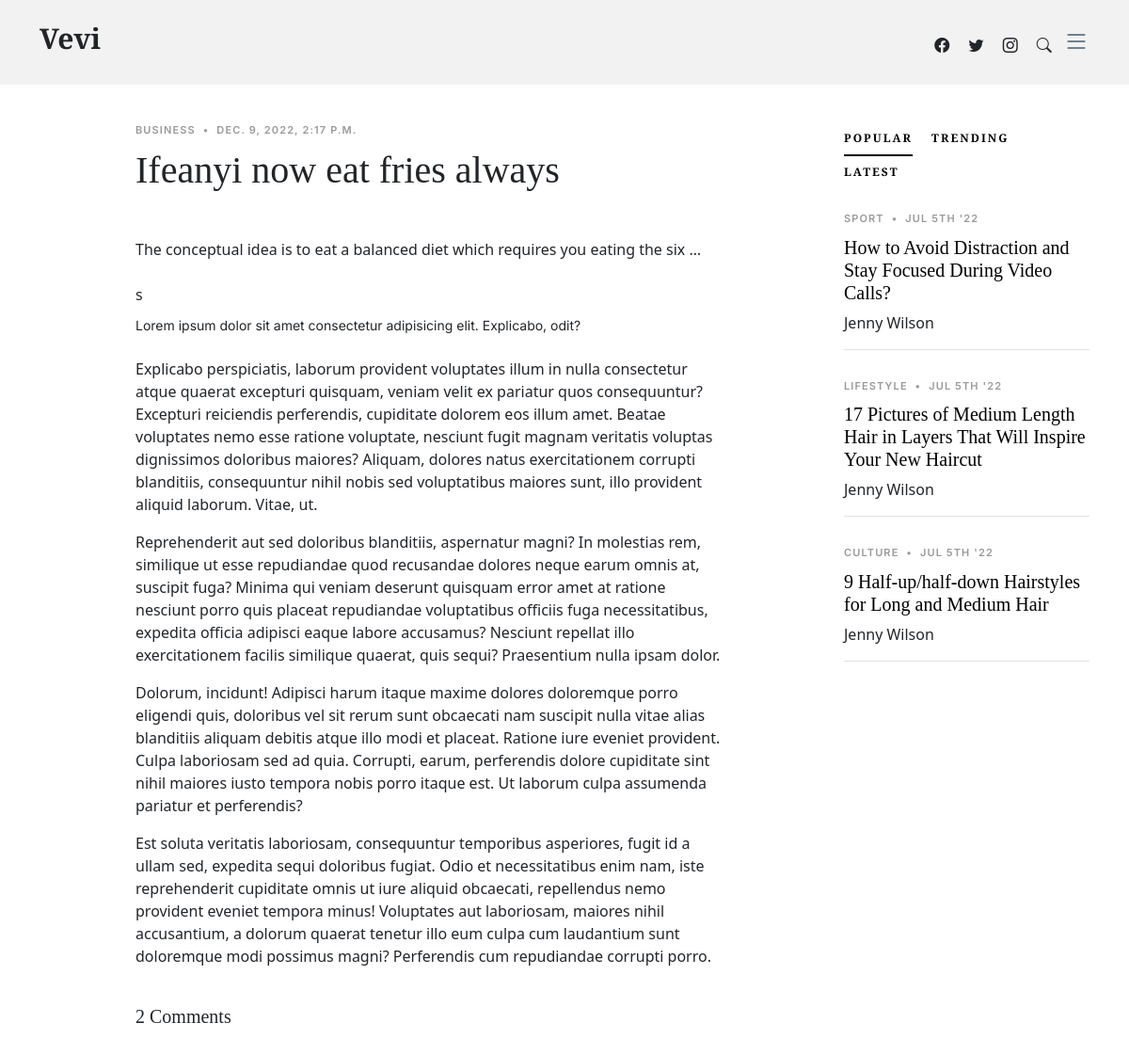
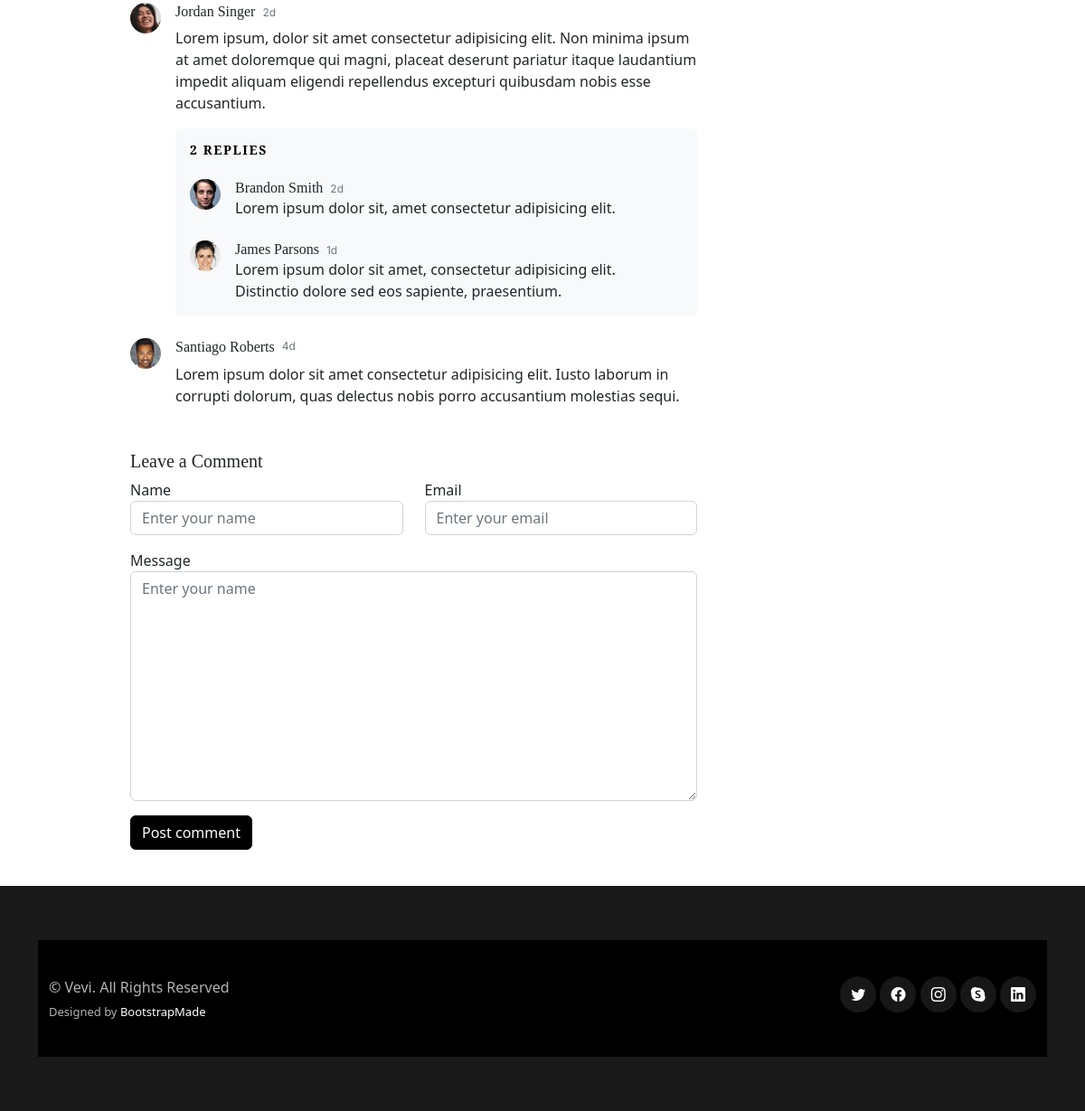
/post/1, run on the app's committed database (2 pictures, top to bottom).
### blogger/models.py (models this page shows, shortened)
class Blog(models.Model):
    title = models.CharField(max_length=100)
    content = models.TextField()
    author = models.ForeignKey(User, on_delete=models.CASCADE, null=True)
    created_at = models.DateTimeField(default=datetime.now, blank=True)

### blogger/views.py (the view)
# urls.py: path('post/<str:pk>', BlogDetailView.as_view(), name='blogger-detail'),
class BlogDetailView(DetailView):
    model = Blog

### blogger/templates/blogger/blog_detail.html (shortened to what this page needs)
{% load static %}
<!DOCTYPE html>
<html lang="en">
<head>
  <link href="{% static 'assets/vendor/bootstrap/css/bootstrap.min.css' %}" rel="stylesheet">
  <link href="{% static 'assets/vendor/bootstrap-icons/bootstrap-icons.css' %}" rel="stylesheet">
  <link href="{% static 'assets/vendor/swiper/swiper-bundle.min.css' %}" rel="stylesheet">
  <link href="{% static 'assets/vendor/glightbox/css/glightbox.min.css' %}" rel="stylesheet">
  <link href="{% static 'assets/vendor/aos/aos.css' %}" rel="stylesheet">
  <link href="{% static 'assets/css/variables.css' %}" rel="stylesheet">
  <link href="{% static 'assets/css/main.css' %}" rel="stylesheet">
</head>
<body>
  <header id="header" class="header d-flex align-items-center fixed-top">
    <div class="container-fluid container-xl d-flex align-items-center justify-content-between">
      <a href="index.html" class="logo d-flex align-items-center">
        <h1>Vevi</h1>
      </a>
      <div class="position-relative">
        <a href="#" class="mx-2"><span class="bi-facebook"></span></a>
        <a href="#" class="mx-2"><span class="bi-twitter"></span></a>
        <a href="#" class="mx-2"><span class="bi-instagram"></span></a>
        <a href="#" class="mx-2 js-search-open"><span class="bi-search"></span></a>
        <i class="bi bi-list mobile-nav-toggle"></i>
      </div>
    </div>
  </header>
  <main id="main">
    <section class="single-post-content">
      <div class="container">
        <div class="row">
          <div class="col-md-9 post-content" data-aos="fade-up">
            <div class="single-post">
              <div class="post-meta"><span class="date">Business</span> <span class="mx-1">&bullet;</span> <span>{{object.created_at}}</span></div>
              <h1 class="mb-5">{{object.title}}</h1>
              <p>{{ object.content | truncatewords:15}}</p>
              <figure class="my-4">
                <img src="{{object.image.url}}" alt="" class="img-fluid">s
                <figcaption>Lorem ipsum dolor sit amet consectetur adipisicing elit. Explicabo, odit? </figcaption>
              </figure>
              <p>Explicabo perspiciatis, laborum provident voluptates illum in nulla consectetur atque quaerat excepturi quisquam, veniam velit ex pariatur quos consequuntur? Excepturi reiciendis perferendis, cupiditate dolorem eos illum amet. Beatae voluptates nemo esse ratione voluptate, nesciunt fugit magnam veritatis voluptas dignissimos doloribus maiores? Aliquam, dolores natus exercitationem corrupti blanditiis, consequuntur nihil nobis sed voluptatibus maiores sunt, illo provident aliquid laborum. Vitae, ut.</p>
              <p>Reprehenderit aut sed doloribus blanditiis, aspernatur magni? In molestias rem, similique ut esse repudiandae quod recusandae dolores neque earum omnis at, suscipit fuga? Minima qui veniam deserunt quisquam error amet at ratione nesciunt porro quis placeat repudiandae voluptatibus officiis fuga necessitatibus, expedita officia adipisci eaque labore accusamus? Nesciunt repellat illo exercitationem facilis similique quaerat, quis sequi? Praesentium nulla ipsam dolor.</p>
              <p>Dolorum, incidunt! Adipisci harum itaque maxime dolores doloremque porro eligendi quis, doloribus vel sit rerum sunt obcaecati nam suscipit nulla vitae alias blanditiis aliquam debitis atque illo modi et placeat. Ratione iure eveniet provident. Culpa laboriosam sed ad quia. Corrupti, earum, perferendis dolore cupiditate sint nihil maiores iusto tempora nobis porro itaque est. Ut laborum culpa assumenda pariatur et perferendis?</p>
              <p>Est soluta veritatis laboriosam, consequuntur temporibus asperiores, fugit id a ullam sed, expedita sequi doloribus fugiat. Odio et necessitatibus enim nam, iste reprehenderit cupiditate omnis ut iure aliquid obcaecati, repellendus nemo provident eveniet tempora minus! Voluptates aut laboriosam, maiores nihil accusantium, a dolorum quaerat tenetur illo eum culpa cum laudantium sunt doloremque modi possimus magni? Perferendis cum repudiandae corrupti porro.</p>
            </div>
            <div class="comments">
              <h5 class="comment-title py-4">2 Comments</h5>
              <div class="comment d-flex mb-4">
                <div class="flex-shrink-0">
                  <div class="avatar avatar-sm rounded-circle">
                    <img class="avatar-img" src="assets/img/person-5.jpg" alt="" class="img-fluid">
                  </div>
                </div>
                <div class="flex-grow-1 ms-2 ms-sm-3">
                  <div class="comment-meta d-flex align-items-baseline">
                    <h6 class="me-2">Jordan Singer</h6>
                    <span class="text-muted">2d</span>
                  </div>
                  <div class="comment-body">
                    Lorem ipsum, dolor sit amet consectetur adipisicing elit. Non minima ipsum at amet doloremque qui magni, placeat deserunt pariatur itaque laudantium impedit aliquam eligendi repellendus excepturi quibusdam nobis esse accusantium.
                  </div>
                  <div class="comment-replies bg-light p-3 mt-3 rounded">
                    <h6 class="comment-replies-title mb-4 text-muted text-uppercase">2 replies</h6>
                    <div class="reply d-flex mb-4">
                      <div class="flex-shrink-0">
                        <div class="avatar avatar-sm rounded-circle">
                          <img class="avatar-img" src="assets/img/person-4.jpg" alt="" class="img-fluid">
                        </div>
                      </div>
                      <div class="flex-grow-1 ms-2 ms-sm-3">
                        <div class="reply-meta d-flex align-items-baseline">
                          <h6 class="mb-0 me-2">Brandon Smith</h6>
                          <span class="text-muted">2d</span>
                        </div>
                        <div class="reply-body">
                          Lorem ipsum dolor sit, amet consectetur adipisicing elit.
                        </div>
                      </div>
                    </div>
                    <div class="reply d-flex">
                      <div class="flex-shrink-0">
                        <div class="avatar avatar-sm rounded-circle">
                          <img class="avatar-img" src="assets/img/person-3.jpg" alt="" class="img-fluid">
                        </div>
                      </div>
                      <div class="flex-grow-1 ms-2 ms-sm-3">
                        <div class="reply-meta d-flex align-items-baseline">
                          <h6 class="mb-0 me-2">James Parsons</h6>
                          <span class="text-muted">1d</span>
                        </div>
                        <div class="reply-body">
                          Lorem ipsum dolor sit amet, consectetur adipisicing elit. Distinctio dolore sed eos sapiente, praesentium.
                        </div>
                      </div>
                    </div>
                  </div>
                </div>
              </div>
              <div class="comment d-flex">
                <div class="flex-shrink-0">
                  <div class="avatar avatar-sm rounded-circle">
                    <img class="avatar-img" src="assets/img/person-2.jpg" alt="" class="img-fluid">
                  </div>
                </div>
                <div class="flex-shrink-1 ms-2 ms-sm-3">
                  <div class="comment-meta d-flex">
                    <h6 class="me-2">Santiago Roberts</h6>
                    <span class="text-muted">4d</span>
                  </div>
                  <div class="comment-body">
                    Lorem ipsum dolor sit amet consectetur adipisicing elit. Iusto laborum in corrupti dolorum, quas delectus nobis porro accusantium molestias sequi.
                  </div>
                </div>
              </div>
            </div>
            <div class="row justify-content-center mt-5">
              <div class="col-lg-12">
                <h5 class="comment-title">Leave a Comment</h5>
                <div class="row">
                  <div class="col-lg-6 mb-3">
                    <label for="comment-name">Name</label>
                    <input type="text" class="form-control" id="comment-name" placeholder="Enter your name">
                  </div>
                  <div class="col-lg-6 mb-3">
                    <label for="comment-email">Email</label>
                    <input type="text" class="form-control" id="comment-email" placeholder="Enter your email">
                  </div>
                  <div class="col-12 mb-3">
                    <label for="comment-message">Message</label>
                    <textarea class="form-control" id="comment-message" placeholder="Enter your name" cols="30" rows="10"></textarea>
                  </div>
                  <div class="col-12">
                    <input type="submit" class="btn btn-primary" value="Post comment">
                  </div>
                </div>
              </div>
            </div>
          </div>
          <div class="col-md-3">
            <div class="aside-block">
              <ul class="nav nav-pills custom-tab-nav mb-4" id="pills-tab" role="tablist">
                <li class="nav-item" role="presentation">
                  <button class="nav-link active" id="pills-popular-tab" data-bs-toggle="pill" data-bs-target="#pills-popular" type="button" role="tab" aria-controls="pills-popular" aria-selected="true">Popular</button>
                </li>
                <li class="nav-item" role="presentation">
                  <button class="nav-link" id="pills-trending-tab" data-bs-toggle="pill" data-bs-target="#pills-trending" type="button" role="tab" aria-controls="pills-trending" aria-selected="false">Trending</button>
                </li>
                <li class="nav-item" role="presentation">
                  <button class="nav-link" id="pills-latest-tab" data-bs-toggle="pill" data-bs-target="#pills-latest" type="button" role="tab" aria-controls="pills-latest" aria-selected="false">Latest</button>
                </li>
              </ul>
              <div class="tab-content" id="pills-tabContent">
                <div class="tab-pane fade show active" id="pills-popular" role="tabpanel" aria-labelledby="pills-popular-tab">
                  <div class="post-entry-1 border-bottom">
                    <div class="post-meta"><span class="date">Sport</span> <span class="mx-1">&bullet;</span> <span>Jul 5th '22</span></div>
                    <h2 class="mb-2"><a href="#">How to Avoid Distraction and Stay Focused During Video Calls?</a></h2>
                    <span class="author mb-3 d-block">Jenny Wilson</span>
                  </div>
                  <div class="post-entry-1 border-bottom">
                    <div class="post-meta"><span class="date">Lifestyle</span> <span class="mx-1">&bullet;</span> <span>Jul 5th '22</span></div>
                    <h2 class="mb-2"><a href="#">17 Pictures of Medium Length Hair in Layers That Will Inspire Your New Haircut</a></h2>
                    <span class="author mb-3 d-block">Jenny Wilson</span>
                  </div>
                  <div class="post-entry-1 border-bottom">
                    <div class="post-meta"><span class="date">Culture</span> <span class="mx-1">&bullet;</span> <span>Jul 5th '22</span></div>
                    <h2 class="mb-2"><a href="#">9 Half-up/half-down Hairstyles for Long and Medium Hair</a></h2>
                    <span class="author mb-3 d-block">Jenny Wilson</span>
                  </div>
                </div>
              </div>
            </div>
          </div>
        </div>
      </div>
    </section>
  </main>
  <footer id="footer" class="footer">
    <div class="footer-content">
      <div class="container">
    <div class="footer-legal">
      <div class="container">
        <div class="row justify-content-between">
          <div class="col-md-6 text-center text-md-start mb-3 mb-md-0">
            <div class="copyright">
              © <strong><span>Vevi</span></strong>. All Rights Reserved
            </div>
            <div class="credits">
              Designed by <a href="https://bootstrapmade.com/">BootstrapMade</a>
            </div>
          </div>
          <div class="col-md-6">
            <div class="social-links mb-3 mb-lg-0 text-center text-md-end">
              <a href="#" class="twitter"><i class="bi bi-twitter"></i></a>
              <a href="#" class="facebook"><i class="bi bi-facebook"></i></a>
              <a href="#" class="instagram"><i class="bi bi-instagram"></i></a>
              <a href="#" class="google-plus"><i class="bi bi-skype"></i></a>
              <a href="#" class="linkedin"><i class="bi bi-linkedin"></i></a>
            </div>
          </div>
        </div>
      </div>
    </div>
  </footer>
</body>
</html>

### blogger/static/assets/css/variables.css (style rules this page uses)
:root { --font-default: 'EB Garamond', system-ui, -apple-system, "Segoe UI", Roboto, "Helvetica Neue", Arial, "Noto Sans", "Liberation Sans", sans-serif, "Apple Color Emoji", "Segoe UI Emoji", "Segoe UI Symbol", "Noto Color Emoji"; --font-primary: 'EB Garamond', serif; --font-secondary: 'Inter', sans-serif; --color-default: #212529; --color-default-rgb: 33, 37, 41; --color-links: #212529; --color-links-hover: #15171a; --color-primary: #212529; --color-primary-light: #26282c; --color-primary-dark: #0b0c0e; --color-primary-rgb: 33, 37, 41; --color-primary-light-rgb: 38, 40, 44; --color-primary-dark-rgb: 11, 12, 14; --color-secondary: #596d80; --color-secondary-light: #8498aa; --color-secondary-dark: #404f5c; --color-secondary-rgb: 89, 109, 128; --color-secondary-light-rgb: 132, 152, 170; --color-secondary-dark-rgb: 64, 79, 92; --color-blue: #0d6efd; --color-blue-rgb: 13, 110, 253; --color-indigo: #6610f2; --color-indigo-rgb: 102, 16, 242; --color-purple: #6f42c1; --color-purple-rgb: 111, 66, 193; --color-pink: #f3268c; --color-pink-rgb: 243, 38, 140; --color-red: #df1529; --color-red-rgb: 223, 21, 4; --color-orange: #fd7e14; --color-orange-rgb: 253, 126, 20; --color-yellow: #ffc107; --color-yellow-rgb: 255, 193, 7; --color-green: #059652; --color-green-rgb: 5, 150, 82; --color-teal: #20c997; --color-teal-rgb: 32, 201, 151; --color-cyan: #0dcaf0; --color-cyan-rgb: 13, 202, 240; --color-white: #ffffff; --color-white-rgb: 255, 255, 255; --color-gray: #6c757d; --color-gray-rgb: 108, 117, 125; --color-black: #000000; --color-black-rgb: 0, 0, 0; }
:root { --bs-blue: var(--color-blue); --bs-indigo: var(--color-indigo); --bs-purple: var(--color-purple); --bs-pink: var(--color-pink); --bs-red: var(--color-red); --bs-orange: var(--color-orange); --bs-yellow: var(--color-yellow); --bs-green: var(--color-green); --bs-teal: var(--color-teal); --bs-cyan: var(--color-cyan); --bs-white: var(--color-white); --bs-gray: var(--color-gray); --bs-gray-dark: #343a40; --bs-gray-100: #f8f9fa; --bs-gray-200: #e9ecef; --bs-gray-300: #dee2e6; --bs-gray-400: #ced4da; --bs-gray-500: #adb5bd; --bs-gray-600: #6c757d; --bs-gray-700: #495057; --bs-gray-800: #343a40; --bs-gray-900: #212529; --bs-primary: var(--color-blue); --bs-secondary: var(--color-blue); --bs-success: #198754; --bs-info: #0dcaf0; --bs-warning: #ffc107; --bs-danger: #dc3545; --bs-light: #f8f9fa; --bs-dark: #212529; --bs-primary-rgb: var(--color-primary-rgb); --bs-secondary-rgb: var(--color-secondary-rgb); --bs-success-rgb: 25, 135, 84; --bs-info-rgb: 13, 202, 240; --bs-warning-rgb: 255, 193, 7; --bs-danger-rgb: 220, 53, 69; --bs-light-rgb: 248, 249, 250; --bs-dark-rgb: 33, 37, 41; --bs-white-rgb: var(--color-white-rgb); --bs-black-rgb: var(--color-black-rgb); --bs-body-color-rgb: var(--color-default-rgb); --bs-body-bg-rgb: 255, 255, 255; --bs-font-sans-serif: var(--font-default); --bs-font-monospace: SFMono-Regular, Menlo, Monaco, Consolas, "Liberation Mono", "Courier New", monospace; --bs-gradient: linear-gradient(180deg, rgba(255, 255, 255, 0.15), rgba(255, 255, 255, 0)); --bs-body-font-family: var(--font-default); --bs-body-font-size: 1rem; --bs-body-font-weight: 400; --bs-body-line-height: 1.5; --bs-body-color: var(--color-default); --bs-body-bg: #fff; }

### data on the page
Blog: created_at "DEC. 9, 2022, 2:17 P.M.", title "Ifeanyi now eat fries always", content "The conceptual idea is to eat a balanced diet which requires you eating the six …"
